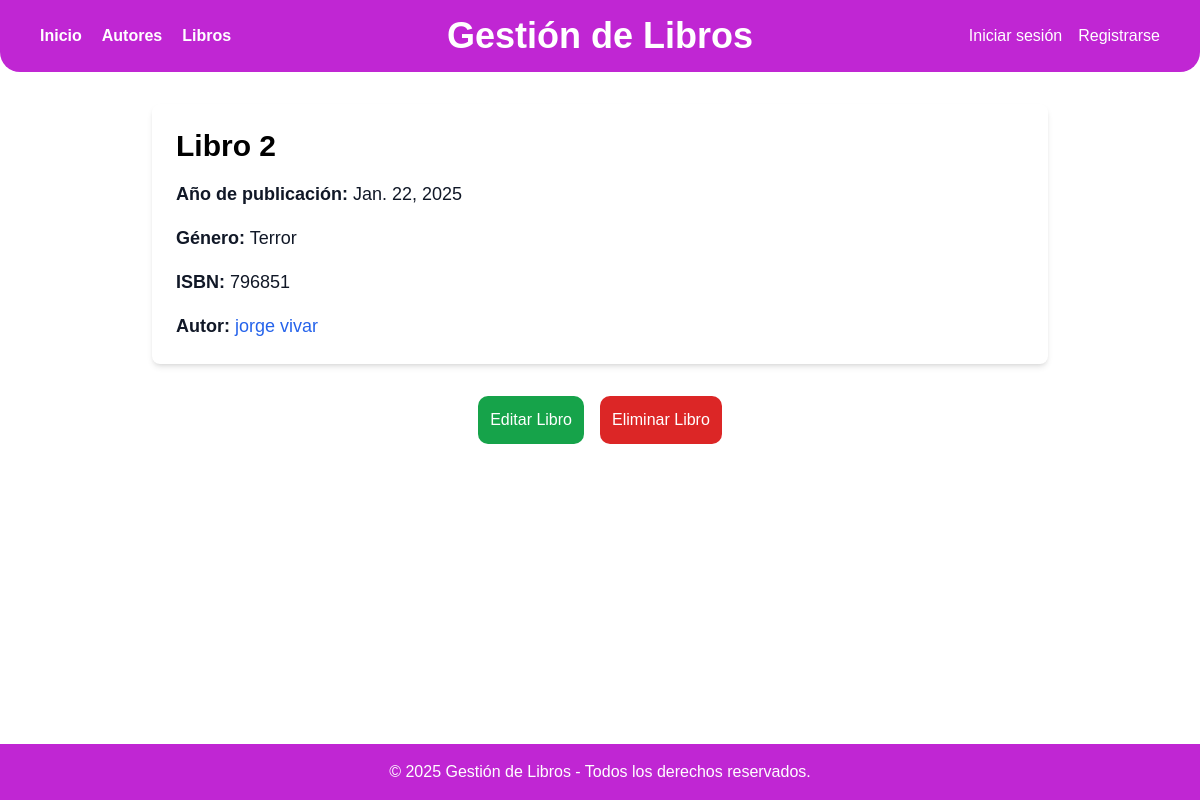
The page /libros/2/ on the database its author committed.
### myapp/models.py (models this page shows, shortened)
class Libro(models.Model):
    titulo = models.CharField(max_length=100)
    fecha_publi = models.DateField()
    genero = models.CharField(max_length=100)
    isbn = models.CharField(max_length=13,unique=True)
    autor = models.ForeignKey(Autor, on_delete=models.CASCADE)

class Autor(models.Model):
    nombre= models.CharField(max_length=100)
    apellido= models.CharField(max_length=100)
    fecha_nacimiento= models.DateField()

### myapp/views.py (the view)
# urls.py: path('libros/<int:pk>/', views.LibroDetailView.as_view(), name='detalle_libro'),
class LibroDetailView(DetailView):
    model = Libro
    template_name = 'detalle_libro.html'
    context_object_name = 'libro'

### templates/detalle_libro.html (shortened to what this page needs)
{% extends 'layouts/base.html' %}
{% block content %}
<h2 class="text-3xl font-bold mb-4 ">{{ object.titulo }}</h2>
<div class="text-lg text-gray-700 space-y-4 ">
    <p class="text-gray-900"><strong>Año de publicación:</strong> {{ object.fecha_publi }}</p>
    <p class="capitalize text-gray-900"><strong>Género:</strong> {{ object.genero }}</p>
    <p class="text-gray-900"><strong>ISBN:</strong> {{ object.isbn }}</p>
    <p>
        <strong class="text-gray-900">Autor:</strong>
        <a href="{% url 'detalle_autor' object.autor.id %}" class="text-blue-600 hover:underline ">
            {{ object.autor.nombre }} {{ object.autor.apellido }}
        </a>
    </p>
</div>
{% endblock %}
{% block actions %}
<div class="max-w-4xl mx-auto mt-8 bg-white rounded-lg flex flex-col items-center">
    <div class="flex gap-4 justify-center">
        <a href="{% url 'edit_book' object.id %}" class="bg-green-600 p-3 text-white rounded-[10px] hover:bg-green-500">Editar Libro</a>
        <a href="{% url 'delete_book' object.id  %}" class="bg-red-600 p-3 text-white rounded-[10px] hover:bg-red-500">Eliminar Libro</a>
    </div>
</div>
{% endblock%}

### templates/layouts/base.html (style rules this page uses)
* { font-family: Arial, sans-serif; margin: 0; padding: 0; }

### rows shown on the page
Libro: titulo "Libro 2", fecha_publi "Jan. 22, 2025", genero "Terror", isbn "796851", autor.nombre "jorge", autor.apellido "vivar"
